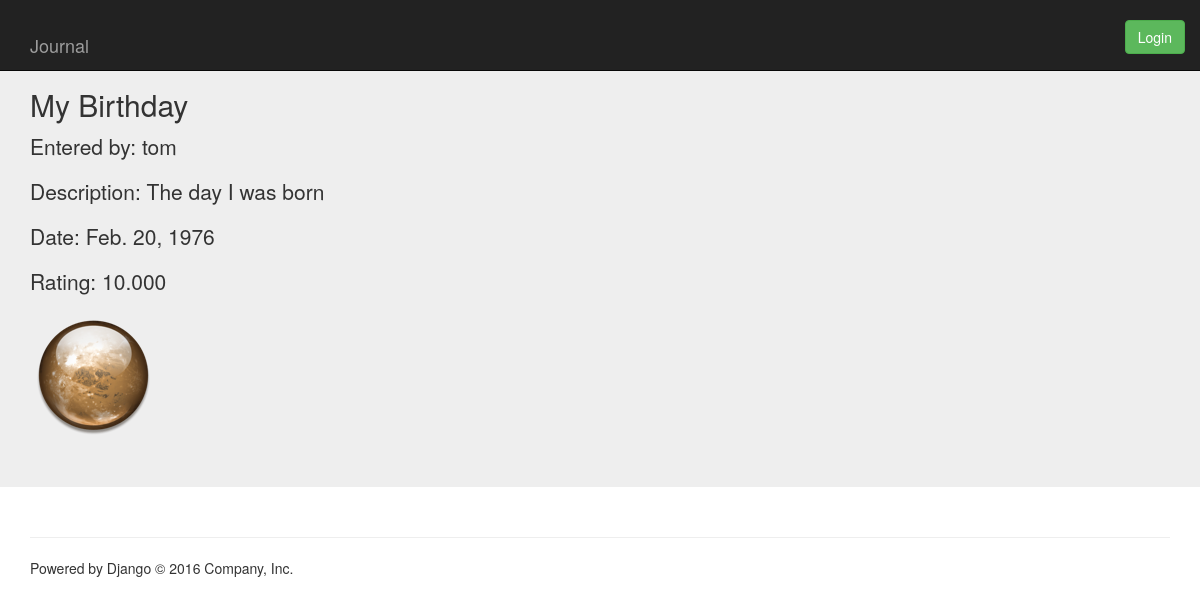
/1/, run on the app's committed database.
### main_app/models.py (models this page shows, shortened)
class Event(models.Model):
    user = models.ForeignKey(User)
    title = models.CharField(max_length=64)
    description = models.CharField(max_length=64)
    eventdate = models.DateField(blank=True, null=True)
    rating = models.DecimalField(max_digits=10, decimal_places=3)
    image = models.ImageField(upload_to='uploads')

### main_app/views.py (the view)
# urls.py: url(r'^([0-9])+/$', views.detail, name = 'detail'),
def detail(request, entry_id):
    entry = Event.objects.get(id=entry_id)
    return render(request, 'detail.html', {'entry':entry})

### main_app/templates/detail.html (shortened to what this page needs)
{% extends 'header.html' %}
{% load staticfiles %}
{% block content %}
<div class="jumbotron">
  <div class="container">
    <h2>{{ entry.title }}</h2>
    <p>Entered by: {{ entry.user }}</p>
    <p>Description: {{ entry.description }}</p>
    <p>Date: {{ entry.eventdate }}</p>
    <p>Rating: {{ entry.rating }}</p>
    <img src="{{ entry.image.url }}">
  </div>
</div>
<div class="container">
{% endblock %}

### data on the page
Event: title "My Birthday", user "tom", description "The day I was born", eventdate "Feb. 20, 1976", rating "10.000", image (picture)
